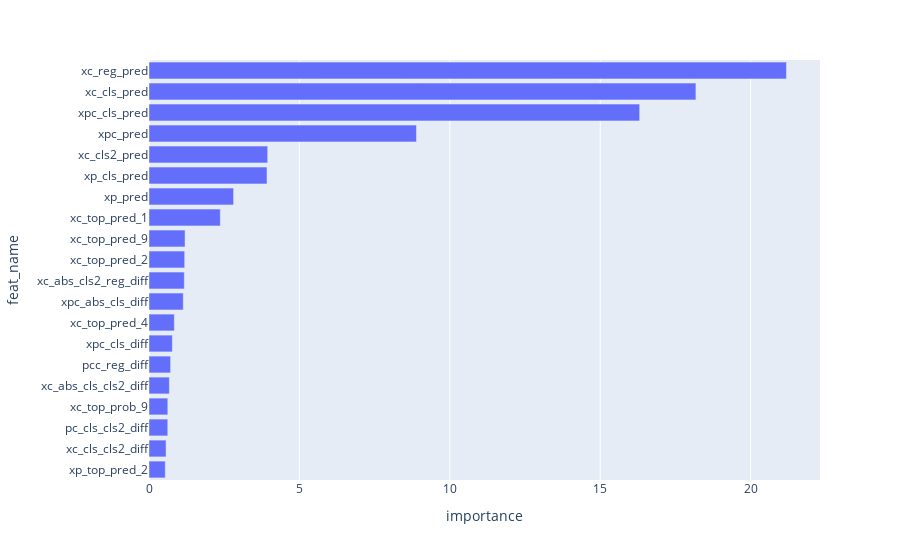

Notebook cell for this chart:
### Code cell
gezi.plot.feature_importance(cbt_model, topn=20)

### Figure 1 — Plotly figure (JSON) as saved in the notebook; plotly's stock layout.template omitted (floating-point values rounded to 4 significant figures)
{"data": [{"alignmentgroup": "True", "hovertemplate": "importance=%{x}<br>feat_name=%{y}<extra></extra>", "legendgroup": "", "marker": {"color": "#636efa", "pattern": {"shape": ""}}, "name": "", "offsetgroup": "", "orientation": "h", "showlegend": false, "textposition": "auto", "type": "bar", "x": [0.5405, 0.5671, 0.6239, 0.6251, 0.6768, 0.7176, 0.7767, 0.8424, 1.139, 1.174, 1.186, 1.198, 2.371, 2.811, 3.923, 3.945, 8.891, 16.31, 18.18, 21.19], "xaxis": "x", "y": ["xp_top_pred_2", "xc_cls_cls2_diff", "pc_cls_cls2_diff", "xc_top_prob_9", "xc_abs_cls_cls2_diff", "pcc_reg_diff", "xpc_cls_diff", "xc_top_pred_4", "xpc_abs_cls_diff", "xc_abs_cls2_reg_diff", "xc_top_pred_2", "xc_top_pred_9", "xc_top_pred_1", "xp_pred", "xp_cls_pred", "xc_cls2_pred", "xpc_pred", "xpc_cls_pred", "xc_cls_pred", "xc_reg_pred"], "yaxis": "y"}], "layout": {"barmode": "relative", "legend": {"tracegroupgap": 0}, "margin": {"t": 60}, "xaxis": {"anchor": "y", "domain": [0, 1], "title": {"text": "importance"}}, "yaxis": {"anchor": "x", "domain": [0, 1], "title": {"text": "feat_name"}}}}
